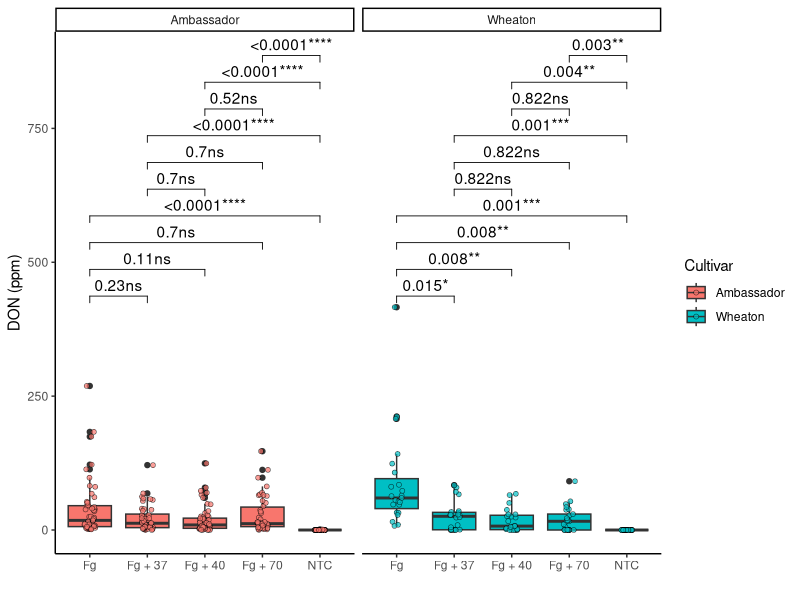
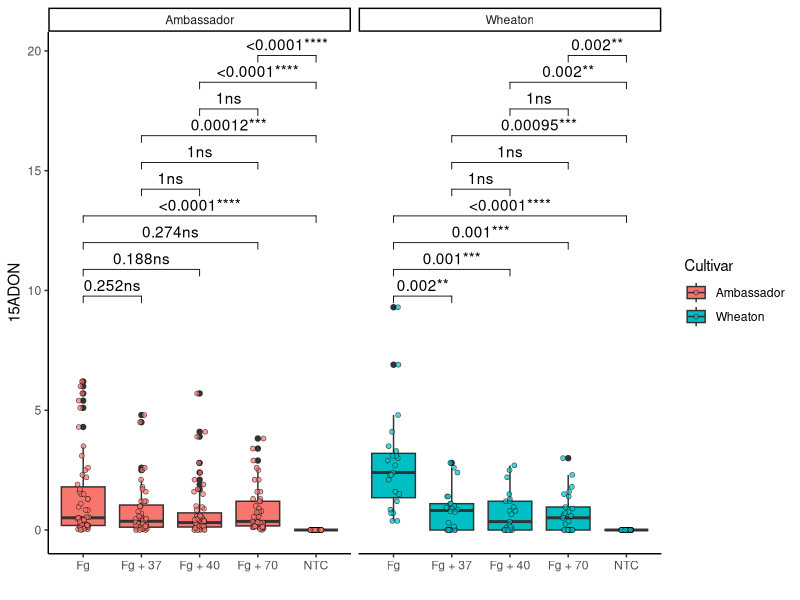
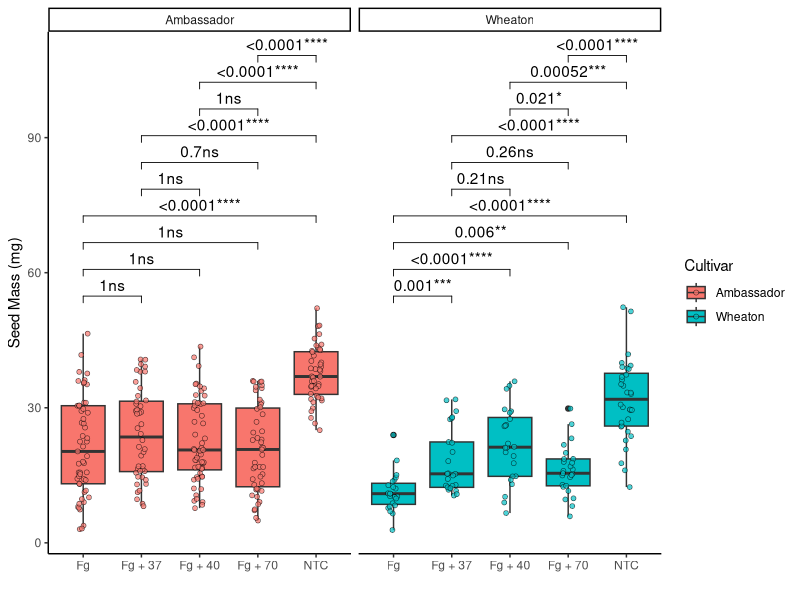
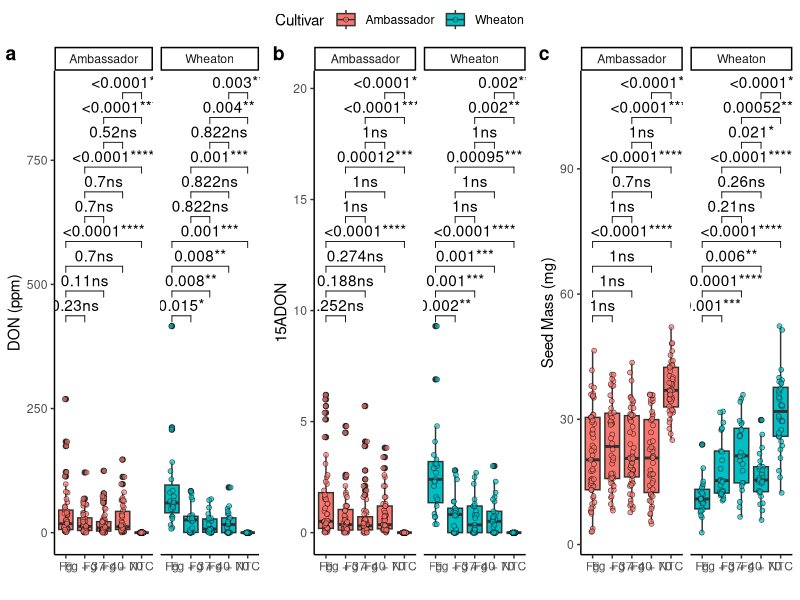

Write R code to recreate these figures, in order.
## ---- chunk 1
#install.packages("ggpubr")
library(ggpubr)
#install.packages("ggplot2")
library(ggplot2)
## ---- chunk 2

cbbPalette  <- c("#000000", "#E69F00", "#56B4E9", "#009E73", "#F0E442", "#0072B2" , "#D55E00", "#CC79A7")
toxin.data <- read.csv("MycotoxinData.csv", na.strings = "na")
plot_DON_pwc <- ggplot(toxin.data, aes(x = Treatment, y = DON, fill = Cultivar)) +
  geom_boxplot(position = position_dodge(width = 0.8)) +
  geom_jitter(shape = 21, color = "black", size = 1.5, stroke = 0.3,
              position = position_jitterdodge(jitter.width = 0.2), alpha = 0.7) +
  geom_pwc(aes(group = Treatment), method = "t.test", 
           label = "{p.adj.format}{p.adj.signif}") +
  ylab("DON (ppm)") + xlab("") + 
  theme_classic() + 
  facet_wrap(~Cultivar)
plot_DON_pwc
## ---- chunk 3

plot_15ADON_pwc <- ggplot(toxin.data, aes(x = Treatment, y = X15ADON, fill = Cultivar)) +
  geom_boxplot(position = position_dodge(width = 0.8)) +
  geom_jitter(shape = 21, color = "black", size = 1.5, stroke = 0.3,
              position = position_jitterdodge(jitter.width = 0.2), alpha = 0.7) +
  geom_pwc(aes(group = Treatment), method = "t.test", 
           label = "{p.adj.format}{p.adj.signif}") +
  ylab("15ADON") + xlab("") + 
  theme_classic() + 
  facet_wrap(~Cultivar)
plot_15ADON_pwc
## ---- chunk 4

plot_SeedMass_pwc <- ggplot(toxin.data, aes(x = Treatment, y = MassperSeed_mg, fill = Cultivar)) +
  geom_boxplot(position = position_dodge(width = 0.8)) +
  geom_jitter(shape = 21, color = "black", size = 1.5, stroke = 0.3,
              position = position_jitterdodge(jitter.width = 0.2), alpha = 0.7) +
  geom_pwc(aes(group= Treatment), method = "t.test", 
           label = "{p.adj.format}{p.adj.signif}") +
  ylab("Seed Mass (mg)") + xlab("") + 
  theme_classic() + 
  facet_wrap(~Cultivar)
plot_SeedMass_pwc
## ---- chunk 5
combined_pwc <- ggarrange(plot_DON_pwc, plot_15ADON_pwc, plot_SeedMass_pwc,
                          ncol = 3, nrow = 1,
                          labels = c("a", "b", "c"),
                          common.legend = TRUE,
                          legend = "top")

combined_pwc 
